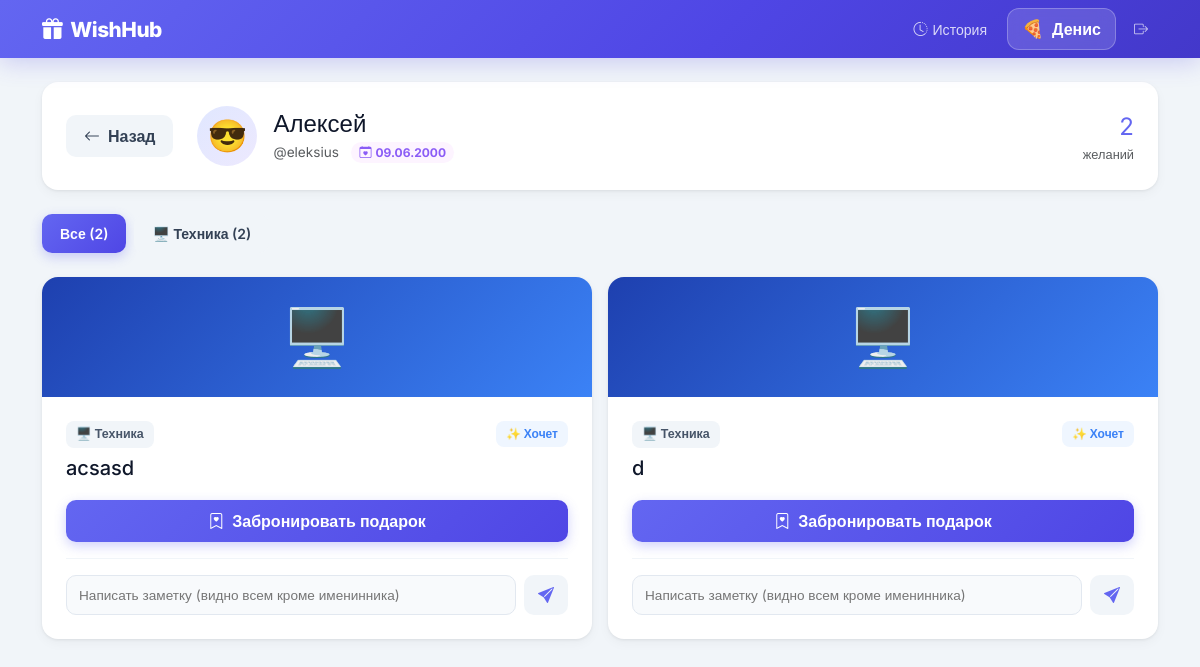
Before: /user/1 (signed in) with the older database file.
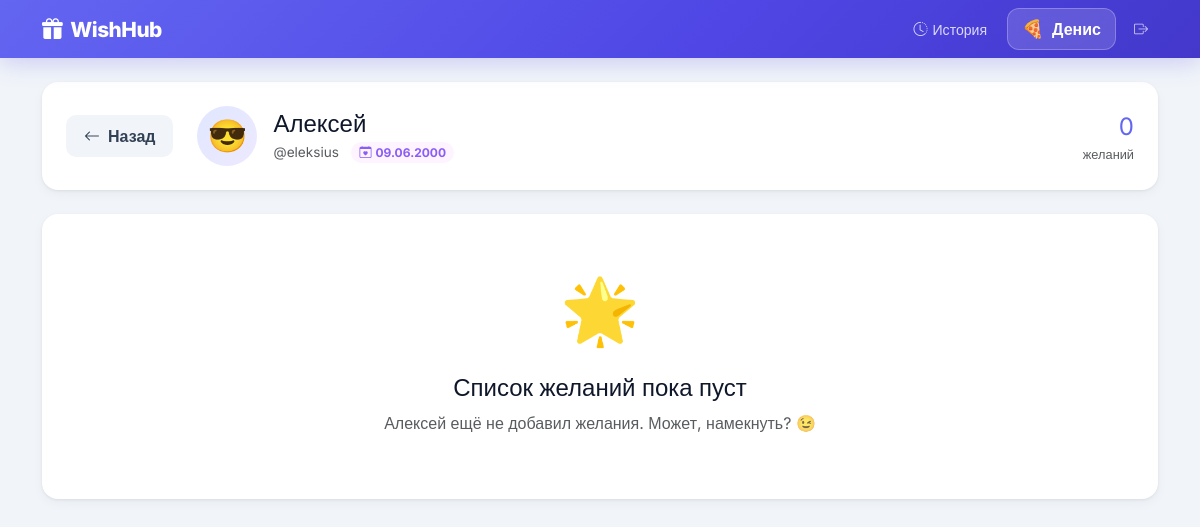
After: the same page with the newer database file.
### app.py (models this page shows)
class WishItem(db.Model):
    id           = db.Column(db.Integer, primary_key=True)
    title        = db.Column(db.String(100), nullable=False)
    description  = db.Column(db.Text, nullable=True)
    link         = db.Column(db.String(500), nullable=True)
    image_url    = db.Column(db.String(500), nullable=True)
    price        = db.Column(db.Float, nullable=True)
    category     = db.Column(db.String(20), default='other')
    priority     = db.Column(db.String(20), default='medium')
    user_id      = db.Column(db.Integer, db.ForeignKey('user.id'), nullable=False)
    booked_by_id = db.Column(db.Integer, db.ForeignKey('user.id'), nullable=True)
    is_purchased = db.Column(db.Boolean, default=False)
    purchased_at = db.Column(db.DateTime, nullable=True)
    created_at   = db.Column(db.DateTime, default=datetime.utcnow)
    booked_by    = db.relationship('User', foreign_keys=[booked_by_id])

class User(UserMixin, db.Model):
    id            = db.Column(db.Integer, primary_key=True)
    username      = db.Column(db.String(50), unique=True, nullable=False)
    password_hash = db.Column(db.String(255), nullable=False)
    name          = db.Column(db.String(50), nullable=False)
    is_admin      = db.Column(db.Boolean, default=False)
    birthday      = db.Column(db.Date, nullable=True)
    emoji         = db.Column(db.String(10), default='🎁')
    wishes        = db.relationship('WishItem', backref='owner', lazy=True, foreign_keys='WishItem.user_id')

### app.py (the view)
@app.route('/user/<int:user_id>')
@login_required
def view_wishlist(user_id):
    if user_id == current_user.id:
        return redirect(url_for('my_wishlist'))
    target_user = db.session.get(User, user_id)
    if not target_user:
        abort(404)
    wishes = WishItem.query.filter_by(user_id=user_id, is_purchased=False)\
                           .order_by(WishItem.created_at.desc()).all()
    return render_template('wishlist.html', target_user=target_user, wishes=wishes,
                           category_map=CATEGORY_MAP, categories=CATEGORIES)

### app.py (called while the page is built)
@login_manager.user_loader
def load_user(user_id):
    return db.session.get(User, int(user_id))

### templates/wishlist.html (shortened to what the changed rows need)
{% extends "base.html" %}
{% block content %}
<div class="card-w p-4 mb-4">
  <div class="d-flex flex-wrap align-items-center gap-4">
    <div class="d-flex align-items-center gap-3 flex-grow-1">
      <div class="d-flex align-items-center justify-content-center rounded-circle"
           style="width:60px;height:60px;font-size:2rem;background:linear-gradient(135deg,#e0e7ff,#ede9fe);flex-shrink:0">
        {{ target_user.emoji }}
      </div>
      <div>
        <h4 class="fw-800 mb-0">{{ target_user.name }}</h4>
        <span class="text-muted" style="font-size:.85rem">@{{ target_user.username }}</span>
        {% if target_user.birthday %}
        <span class="badge ms-2 rounded-pill px-2 py-1" style="background:#fdf4ff;color:#8b5cf6;font-size:.75rem">
          <i class="bi bi-calendar-heart me-1"></i>{{ target_user.birthday.strftime('%d.%m.%Y') }}
        </span>
        {% endif %}
      </div>
    </div>
    {% set total = wishes|length %}
    {% set booked = wishes|selectattr('booked_by_id')|list|length %}
    <div class="text-end">
      <div class="fw-700" style="font-size:1.5rem;color:#6366f1">{{ total }}</div>
      <div class="text-muted" style="font-size:.8rem">желаний</div>
    </div>
  </div>
</div>
{% if wishes %}
<div class="d-flex gap-2 flex-wrap mb-4">
  <button class="btn btn-w btn-sm filter-btn filter-active" data-cat="all">Все ({{ total }})</button>
  {% for key, emoji, label, grad in categories %}
    {% set count = wishes|selectattr('category','equalto',key)|list|length %}
    {% if count > 0 %}
    <button class="btn btn-w btn-w-light btn-sm filter-btn" data-cat="{{ key }}">{{ emoji }} {{ label }} ({{ count }})</button>
    {% endif %}
  {% endfor %}
</div>
{% endif %}
{% if wishes %}
<div class="row g-3" id="wish-grid">
  {% for wish in wishes %}
  <div class="col-md-6 wish-col" data-cat="{{ wish.category }}">
    <div class="card-w h-100" id="wish-{{ wish.id }}">
      {% if wish.image_url %}
      <div style="height:180px;border-radius:16px 16px 0 0;overflow:hidden">
        <img src="{{ wish.image_url }}" alt="{{ wish.title }}"
             style="width:100%;height:100%;object-fit:cover"
             onerror="this.parentElement.innerHTML='<div style=\'height:180px;border-radius:16px 16px 0 0;background:{{ category_map[wish.category].gradient }};display:flex;align-items:center;justify-content:center;font-size:4rem\'></div>'">
      </div>
      {% else %}
      <div style="height:120px;border-radius:16px 16px 0 0;background:{{ category_map[wish.category].gradient }};display:flex;align-items:center;justify-content:center;font-size:3.5rem">
        {{ category_map[wish.category].emoji }}
      </div>
      {% endif %}
      <div class="p-4">
        <div class="d-flex justify-content-between align-items-start mb-2">
          <span class="cat-chip">{{ category_map[wish.category].emoji }} {{ category_map[wish.category].label }}</span>
          {% if wish.priority == 'high' %}
          <span class="badge-priority prio-high">🔥 Очень хочет</span>
          {% elif wish.priority == 'low' %}
          <span class="badge-priority prio-low">💭 Не срочно</span>
          {% else %}
          <span class="badge-priority prio-medium">✨ Хочет</span>
          {% endif %}
        </div>
        <h5 class="fw-700 mb-1">{{ wish.title }}</h5>
        {% if not wish.booked_by_id %}
        <form method="POST" action="{{ url_for('book_item', item_id=wish.id) }}">
          <button type="submit" class="btn btn-w btn-w-primary w-100">
            <i class="bi bi-bookmark-heart me-1"></i> Забронировать подарок
          </button>
        </form>
        {% else %}
        <div class="text-center py-2 px-3 rounded-3" style="background:#f1f5f9">
          <span class="text-muted fw-600" style="font-size:.9rem">
            <i class="bi bi-lock-fill me-1"></i> Уже берёт: {{ wish.booked_by.name }} {{ wish.booked_by.emoji }}
          </span>
        </div>
        {% endif %}
        <div class="mt-3 pt-3" style="border-top:1px solid #f1f5f9">
          <form method="POST" action="{{ url_for('add_comment', item_id=wish.id) }}" class="d-flex gap-2">
            <input type="text" name="text" class="input-w" placeholder="Написать заметку (видно всем кроме именинника)" style="font-size:.85rem;padding:8px 12px">
            <button type="submit" class="btn btn-w btn-w-light" style="flex-shrink:0;padding:8px 14px">
              <i class="bi bi-send-fill" style="color:#6366f1"></i>
            </button>
          </form>
        </div>
      </div>
    </div>
  </div>
  {% endfor %}
</div>
{% else %}
<div class="text-center py-5 card-w">
  <div style="font-size:4rem">🌟</div>
  <h4 class="fw-700 mt-3">Список желаний пока пуст</h4>
  <p class="text-muted">{{ target_user.name }} ещё не добавил желания. Может, намекнуть? 😉</p>
</div>
{% endif %}
{% endblock %}

Changed rows visible on the page:
removed WishItem: category "🖥️", category "Техника", priority "✨ Хочет", title "acsasd"
removed WishItem: category "🖥️", category "Техника", priority "✨ Хочет", title "d"
shown differently, row unchanged: User "Алексей": name (not shown) → "Алексей"
Other visible differences:
{{ total }}: "2" → "0"
{{ total }}: "2" → (not shown)
text no longer shown: "Все ( )"
text now shown: "🌟 Список желаний пока пуст ещё не добавил желания. Может, намекнуть? 😉"
list line gone: "🖥️ Техника ( 2 )"
